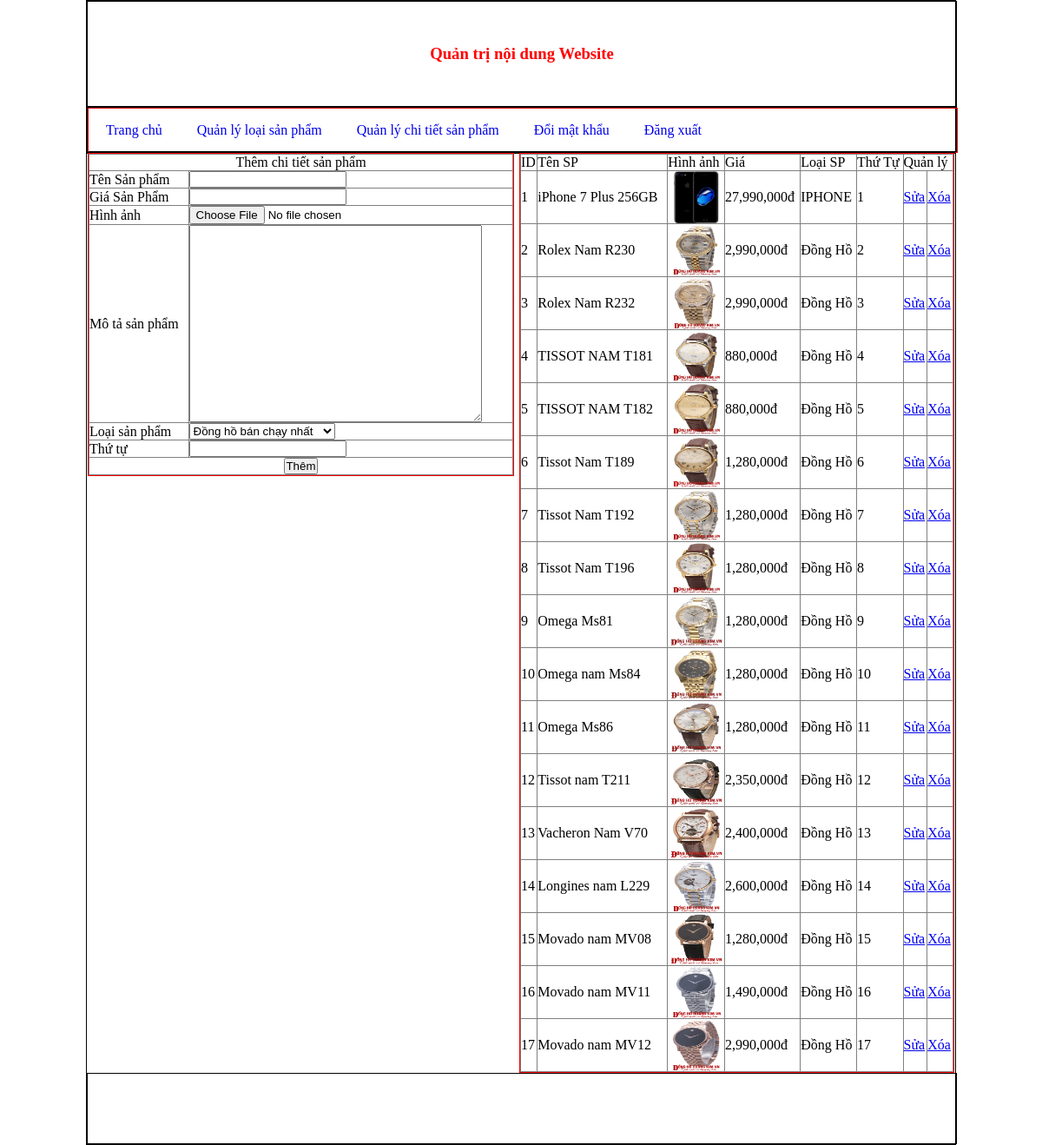
The page /admincp/index.php?quanly=quanlychitietsp&act=them (signed in) on the database its author committed.
### tables this page shows
CREATE TABLE `chitietsp` (
  `id_sp` int(11) NOT NULL,
  `tensp` varchar(255) NOT NULL,
  `hinhanh` varchar(100) NOT NULL,
  `gia` int(100) NOT NULL,
  `mota` longtext NOT NULL,
  `id_loaisp` int(100) NOT NULL,
  `thutu` int(100) NOT NULL
);

CREATE TABLE `loaisp` (
  `id_loaisp` int(11) NOT NULL,
  `tenloaisp` varchar(255) NOT NULL,
  `thutu` int(100) NOT NULL
);

### admincp/modules/quanlychitietsp/lietke.php (the view)
<?php
	$sql="select *from chitietsp,loaisp where loaisp.id_loaisp=chitietsp.id_loaisp order by chitietsp.id_sp desc";
	$run = mysql_query($sql);
	$sql2="select *from loaisp,chitietsp where loaisp.id_loaisp=chitietsp.id_loaisp order by chitietsp.id_sp desc";
	$run2 = mysql_query($sql2);
	?>
<table width="100%" border="1" cellspacing="10">
  <tr>
    <td>ID</td>
    <td>Tên SP</td>
    <td>Hình ảnh</td>
    <td>Giá</td>
    <td>Loại SP</td>
    <td>Thứ Tự</td>
    <td colspan="2">Quản lý</td>
  </tr>
  <?php
  $i=1;
  	while($dong=mysql_fetch_array($run)){
		$dong2=mysql_fetch_array($run2);
  ?>
  <tr>
    <td><?php echo $i;?></td>
    <td><?php echo $dong['tensp']?></td>
    <td style="text-align:center;"><img src="modules/quanlychitietsp/uploads/<?php echo $dong['hinhanh']?>" width="60" height="60"/></td>
    <td><?php echo number_format($dong['gia']).'đ'?></td>
    <td><?php echo $dong['tenloaisp']?></td>
    <td><?php echo $dong2['thutu'] ?></td>
    <td><a href="index.php?quanly=quanlychitietsp&act=sua&id=<?php echo $dong['id_sp']?>">Sửa</a></td>
    <td><a href="modules/quanlychitietsp/xuly.php?id=<?php echo $dong['id_sp']?>">Xóa</a></td>
  </tr>
  <?php
  $i++;
	}
  ?>
</table>

### admincp/css/style.css (style rules this page uses)
* { margin:0px; padding:0px; }
table { border-collapse:collapse; }

### rows shown on the page
chitietsp: tensp "iPhone 7 Plus 256GB", hinhanh (picture), gia "27,990,000", id_loaisp.tenloaisp "IPHONE", thutu "1"
chitietsp: tensp "Rolex Nam R230", hinhanh (picture), gia "2,990,000", id_loaisp.tenloaisp "Đồng Hồ", thutu "2"
chitietsp: tensp "Rolex Nam R232", hinhanh (picture), gia "2,990,000", id_loaisp.tenloaisp "Đồng Hồ", thutu "3"
chitietsp: tensp "TISSOT NAM T181", hinhanh (picture), gia "880,000", id_loaisp.tenloaisp "Đồng Hồ", thutu "4"
chitietsp: tensp "TISSOT NAM T182", hinhanh (picture), gia "880,000", id_loaisp.tenloaisp "Đồng Hồ", thutu "5"
chitietsp: tensp "Tissot Nam T189", hinhanh (picture), gia "1,280,000", id_loaisp.tenloaisp "Đồng Hồ", thutu "6"
chitietsp: tensp "Tissot Nam T192", hinhanh (picture), gia "1,280,000", id_loaisp.tenloaisp "Đồng Hồ", thutu "7"
chitietsp: tensp "Tissot Nam T196", hinhanh (picture), gia "1,280,000", id_loaisp.tenloaisp "Đồng Hồ", thutu "8"
chitietsp: tensp "Omega Ms81", hinhanh (picture), gia "1,280,000", id_loaisp.tenloaisp "Đồng Hồ", thutu "9"
chitietsp: tensp "Omega nam Ms84", hinhanh (picture), gia "1,280,000", id_loaisp.tenloaisp "Đồng Hồ", thutu "10"
chitietsp: tensp "Omega Ms86", hinhanh (picture), gia "1,280,000", id_loaisp.tenloaisp "Đồng Hồ", thutu "11"
chitietsp: tensp "Tissot nam T211", hinhanh (picture), gia "2,350,000", id_loaisp.tenloaisp "Đồng Hồ", thutu "12"
chitietsp: tensp "Vacheron Nam V70", hinhanh (picture), gia "2,400,000", id_loaisp.tenloaisp "Đồng Hồ", thutu "13"
chitietsp: tensp "Longines nam L229", hinhanh (picture), gia "2,600,000", id_loaisp.tenloaisp "Đồng Hồ", thutu "14"
chitietsp: tensp "Movado nam MV08", hinhanh (picture), gia "1,280,000", id_loaisp.tenloaisp "Đồng Hồ", thutu "15"
chitietsp: tensp "Movado nam MV11", hinhanh (picture), gia "1,490,000", id_loaisp.tenloaisp "Đồng Hồ", thutu "16"
chitietsp: tensp "Movado nam MV12", hinhanh (picture), gia "2,990,000", id_loaisp.tenloaisp "Đồng Hồ", thutu "17"

### other values the page prints
form field loaisp "Đồng hồ bán chạy nhất"
